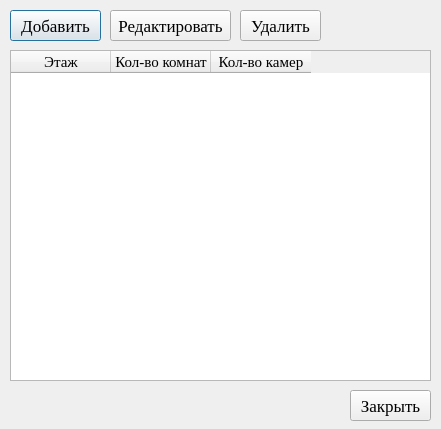
<?xml version="1.0" encoding="UTF-8"?>
<ui version="4.0">
 <class>Floor</class>
 <widget class="QDialog" name="Floor">
  <property name="geometry">
   <rect>
    <x>0</x>
    <y>0</y>
    <width>441</width>
    <height>429</height>
   </rect>
  </property>
  <property name="minimumSize">
   <size>
    <width>441</width>
    <height>429</height>
   </size>
  </property>
  <property name="maximumSize">
   <size>
    <width>441</width>
    <height>429</height>
   </size>
  </property>
  <property name="font">
   <font>
    <family>Times New Roman</family>
    <pointsize>13</pointsize>
   </font>
  </property>
  <property name="windowTitle">
   <string>Floors</string>
  </property>
  <widget class="QPushButton" name="pushButton">
   <property name="geometry">
    <rect>
     <x>10</x>
     <y>10</y>
     <width>91</width>
     <height>31</height>
    </rect>
   </property>
   <property name="text">
    <string>Добавить</string>
   </property>
  </widget>
  <widget class="QPushButton" name="pushButton_2">
   <property name="geometry">
    <rect>
     <x>240</x>
     <y>10</y>
     <width>81</width>
     <height>31</height>
    </rect>
   </property>
   <property name="text">
    <string>Удалить</string>
   </property>
  </widget>
  <widget class="QPushButton" name="pushButton_4">
   <property name="geometry">
    <rect>
     <x>110</x>
     <y>10</y>
     <width>121</width>
     <height>31</height>
    </rect>
   </property>
   <property name="text">
    <string>Редактировать</string>
   </property>
  </widget>
  <widget class="QTableWidget" name="tableWidget">
   <property name="geometry">
    <rect>
     <x>10</x>
     <y>50</y>
     <width>421</width>
     <height>331</height>
    </rect>
   </property>
   <column>
    <property name="text">
     <string>Этаж</string>
    </property>
    <property name="font">
     <font>
      <family>Times New Roman</family>
      <pointsize>11</pointsize>
     </font>
    </property>
   </column>
   <column>
    <property name="text">
     <string>Кол-во комнат</string>
    </property>
    <property name="font">
     <font>
      <family>Times New Roman</family>
      <pointsize>11</pointsize>
     </font>
    </property>
   </column>
   <column>
    <property name="text">
     <string>Кол-во камер</string>
    </property>
    <property name="font">
     <font>
      <family>Times New Roman</family>
      <pointsize>11</pointsize>
     </font>
    </property>
   </column>
  </widget>
  <widget class="QPushButton" name="pushButton_5">
   <property name="geometry">
    <rect>
     <x>350</x>
     <y>390</y>
     <width>81</width>
     <height>31</height>
    </rect>
   </property>
   <property name="text">
    <string>Закрыть</string>
   </property>
  </widget>
 </widget>
 <tabstops>
  <tabstop>pushButton</tabstop>
  <tabstop>pushButton_4</tabstop>
  <tabstop>pushButton_2</tabstop>
 </tabstops>
 <resources/>
 <connections/>
</ui>
